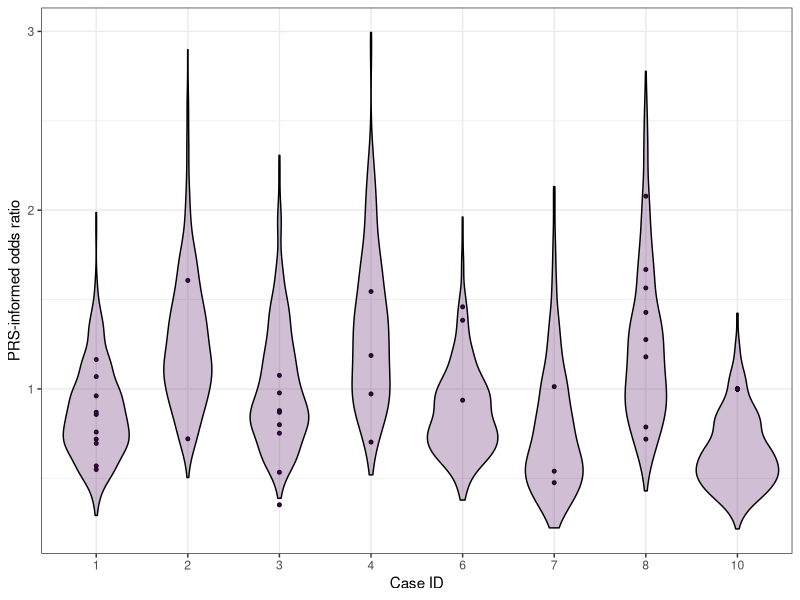

Source code (R):
library(ggplot2)

#Read data into a table
oddsratios<-read.table("./data/retro.or.lifetimerisk_breastcancer.txt", header=T)
sims<-read.table("./data/retro.breastcancer_ors_sims.txt", header=T)

#Choose file to save figure
png("./figures/fig2b.png", width=600, height=400)

#Generate dot plot for each family

ggplot(data=oddsratios,aes(x=as.factor(caseid),y=oddsratio,fill=as.factor(phenotype)),show.legend=FALSE) + geom_point(data=oddsratios,aes(x=as.factor(caseid),y=oddsratio,fill=as.factor(phenotype)), shape = 21,size=1, color="black",alpha=1,show.legend=FALSE) + theme(panel.border = element_rect(colour = "black", fill=NA, size=0.1),strip.background = element_blank())+geom_violin(data=sims,aes(x=as.factor(caseid),y=oddsratio,fill=as.factor(phenotype)),alpha=0.25, position = position_dodge(width = .75),size=.5,color="black",show.legend=FALSE)+scale_fill_viridis_d( option = "D")+theme_bw()+ylab("PRS-informed odds ratio") + xlab("Case ID")

dev.off()